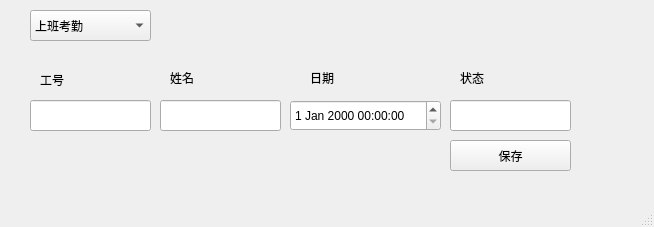
<?xml version="1.0" encoding="UTF-8"?>
<ui version="4.0">
 <class>MainWindow</class>
 <widget class="QMainWindow" name="MainWindow">
  <property name="geometry">
   <rect>
    <x>0</x>
    <y>0</y>
    <width>654</width>
    <height>227</height>
   </rect>
  </property>
  <property name="windowTitle">
   <string>MainWindow</string>
  </property>
  <widget class="QWidget" name="centralwidget">
   <widget class="QLineEdit" name="lineEdit">
    <property name="geometry">
     <rect>
      <x>30</x>
      <y>100</y>
      <width>121</width>
      <height>31</height>
     </rect>
    </property>
   </widget>
   <widget class="QLineEdit" name="lineEdit_2">
    <property name="geometry">
     <rect>
      <x>160</x>
      <y>100</y>
      <width>121</width>
      <height>31</height>
     </rect>
    </property>
   </widget>
   <widget class="QLineEdit" name="lineEdit_3">
    <property name="geometry">
     <rect>
      <x>450</x>
      <y>100</y>
      <width>121</width>
      <height>31</height>
     </rect>
    </property>
   </widget>
   <widget class="QLabel" name="label">
    <property name="geometry">
     <rect>
      <x>40</x>
      <y>70</y>
      <width>61</width>
      <height>20</height>
     </rect>
    </property>
    <property name="text">
     <string>工号</string>
    </property>
   </widget>
   <widget class="QLabel" name="label_2">
    <property name="geometry">
     <rect>
      <x>170</x>
      <y>70</y>
      <width>72</width>
      <height>15</height>
     </rect>
    </property>
    <property name="text">
     <string>姓名</string>
    </property>
   </widget>
   <widget class="QLabel" name="label_3">
    <property name="geometry">
     <rect>
      <x>310</x>
      <y>70</y>
      <width>72</width>
      <height>15</height>
     </rect>
    </property>
    <property name="text">
     <string>日期</string>
    </property>
   </widget>
   <widget class="QLabel" name="label_4">
    <property name="geometry">
     <rect>
      <x>460</x>
      <y>70</y>
      <width>72</width>
      <height>15</height>
     </rect>
    </property>
    <property name="text">
     <string>状态</string>
    </property>
   </widget>
   <widget class="QPushButton" name="pushButton">
    <property name="geometry">
     <rect>
      <x>450</x>
      <y>140</y>
      <width>121</width>
      <height>31</height>
     </rect>
    </property>
    <property name="text">
     <string>保存</string>
    </property>
   </widget>
   <widget class="QComboBox" name="comboBox">
    <property name="geometry">
     <rect>
      <x>30</x>
      <y>10</y>
      <width>121</width>
      <height>31</height>
     </rect>
    </property>
    <item>
     <property name="text">
      <string>上班考勤</string>
     </property>
    </item>
    <item>
     <property name="text">
      <string>下班考勤</string>
     </property>
    </item>
   </widget>
   <widget class="QDateTimeEdit" name="dateTimeEdit">
    <property name="geometry">
     <rect>
      <x>290</x>
      <y>100</y>
      <width>151</width>
      <height>31</height>
     </rect>
    </property>
   </widget>
  </widget>
  <widget class="QMenuBar" name="menubar">
   <property name="geometry">
    <rect>
     <x>0</x>
     <y>0</y>
     <width>654</width>
     <height>26</height>
    </rect>
   </property>
  </widget>
  <widget class="QStatusBar" name="statusbar"/>
 </widget>
 <resources/>
 <connections>
  <connection>
   <sender>pushButton</sender>
   <signal>clicked()</signal>
   <receiver>MainWindow</receiver>
   <slot>update()</slot>
   <hints>
    <hint type="sourcelabel">
     <x>520</x>
     <y>181</y>
    </hint>
    <hint type="destinationlabel">
     <x>304</x>
     <y>113</y>
    </hint>
   </hints>
  </connection>
 </connections>
</ui>
